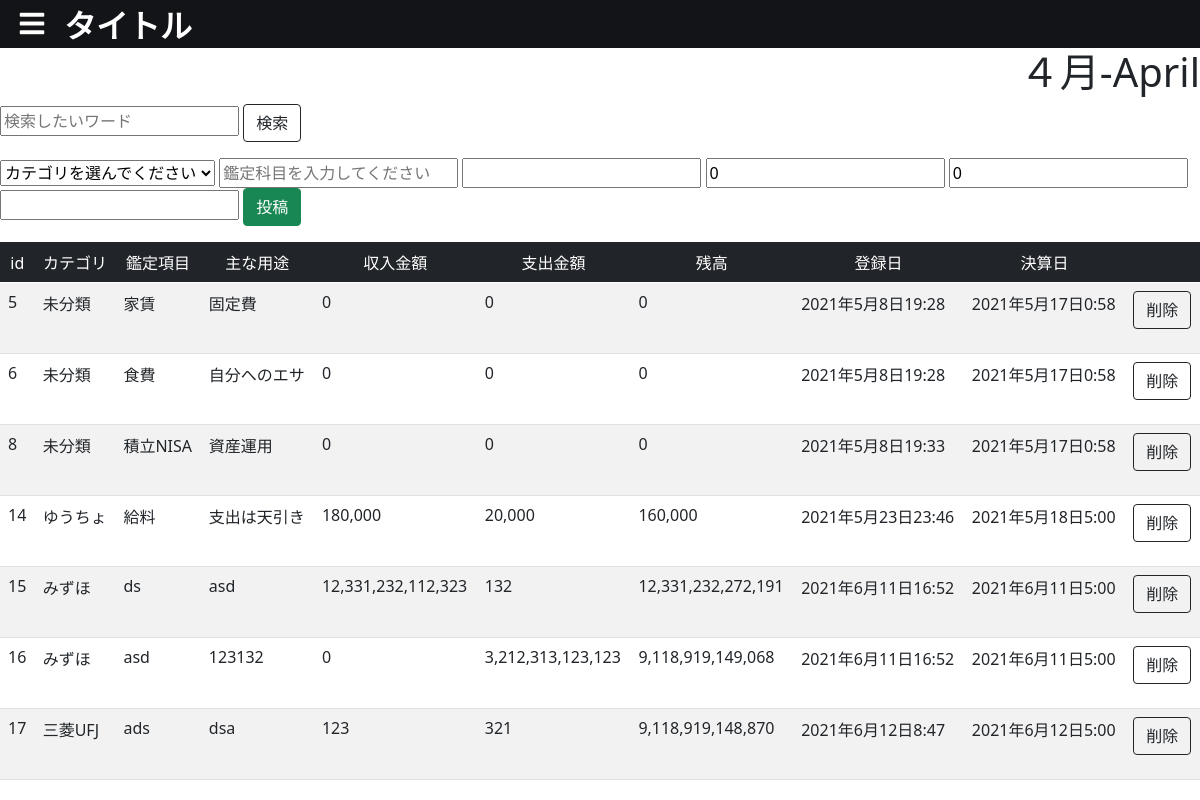
The app's page / (signed in) with its own data.
### bbs/models.py (models this page shows, shortened)
class Topic(models.Model):
    class Meta:
        db_table = "topic"
    category = models.ForeignKey(Category,verbose_name="カテゴリ",on_delete=models.CASCADE,blank=True, null=True)
    title = models.CharField(verbose_name="タイトル", max_length=100, default="")
    comment = models.CharField(verbose_name="コメント", blank=True, max_length=2000)
    income = models.IntegerField(verbose_name="収入",default=0)
    spending = models.IntegerField(verbose_name="支出",default=0)
    dt = models.DateTimeField(verbose_name="投稿日", default=timezone.now)
    pay_dt  =  models.DateTimeField(verbose_name="決済日")

class Category(models.Model):
    class Meta:
        db_table = "category"
    name = models.CharField(verbose_name="カテゴリ名",max_length=100)
    dt =models.DateTimeField(verbose_name="追加日", default=timezone.now)

### bbs/views.py (the view, shortened to what this page needs)
class BbsView(LoginRequiredMixin,View):
    def get(self, request, *args, **kwargs):
        categories  = Category.objects.all()
        if "search" in request.GET:
            if request.GET["search"] == "" or request.GET["search"].isspace():
                return redirect("bbs:index")
            search      = request.GET["search"].replace(" ","　")
            search_list =search.split(" ")
            query       = Q()
            for word in search_list:
                query &= Q(title__contains=word)
            topics  = Topic.objects.filter(query)
        else:
            topics  = Topic.objects.all()
        topics      = list(topics.values())
        total           = 0
        for topic in topics:
            total           = total + int(topic["income"]) - int(topic["spending"])
            topic["total"]  = total
            if topic["category_id"]:
                category            = Category.objects.filter(id=topic["category_id"]).first()
                topic["category"]   = category.name
        chobos = []
        context = {"chobos":chobos,
                   "balances":topics,
                   "categories":categories,
                   }
        return render(request,"bbs/index.html",context)

### templates/bbs/index.html (shortened to what this page needs)
{% load static %}
{% load table %}
<html xmlns="http://www.w3.org/1999/html">
<head>
    <link href="https://cdn.jsdelivr.net/npm/bootstrap@5.0.0-beta1/dist/css/bootstrap.min.css" rel="stylesheet">
    <link rel="stylesheet" href="https://cdn.jsdelivr.net/npm/flatpickr/dist/flatpickr.min.css">
    <link rel="stylesheet" href="{% static 'bbs/css/style.css' %}">
    <link rel="stylesheet" href="{% static 'common/css/fontawesome/all.css' %}">
</head>
<body>
    <header>
        <div class="left_header">
        <label class="l_sidebar_label" for="l_sidebar">
                <i class="fas fa-bars"></i>
            </label>
            <a class="header_link" href="{% url 'bbs:index' %}"><h1>タイトル</h1></a>
        </div>
    </header>
    <main>
        <h1 style="text-align: right">４月-April</h1>
        <form action="" method="get">
            <input type="text" name="search" placeholder="検索したいワード" value="{{ request.GET.search }}">
            <input type="submit" class="btn btn-outline-dark" value="検索">
        </form>
        <form action="" method="post">
            <select name="category">
                <option value="">カテゴリを選んでください</option>
            </select>
            <input type="text" name="title" placeholder="鑑定科目を入力してください" required>
            <input type="text" name="comment" placeholder="主な用途を入力してください" value=" ">
            <input type="number" name="income" placeholder="収入金額を入力してください"value="0">
            <input type="number" name="spending" placeholder="支出金額を入力してください"value="0">
            <input id="pay_dt" type="text" name="pay_dt" readonly>
            <input class="btn btn-success" type="submit" value="投稿">
        </form>
        {% include "bbs/table.html" %}
    </main>
</body>
</html>

### templates/bbs/table.html (shortened to what this page needs)
{% load humanize %}
<table class="table table-striped">
    <thead class="table-dark">
        <tr>
            <td class="text-center">id</td>
            <td class="text-center">カテゴリ</td>
            <td class="text-center">鑑定項目</td>
            <td class="text-center">主な用途</td>
            <td class="text-center">収入金額</td>
            <td class="text-center">支出金額</td>
            <td class="text-center">残高</td>
            <td class="text-center">登録日</td>
            <td class="text-center">決算日</td>
            <td></td>
        </tr>
    </thead>
    <tbody>
    {% for balance in balances %}
    <tr>
        <td>{{ balance.id }}</td>
        <td>{{ balance.category|default:"未分類" }}</td>
        <td>{{ balance.title }}</td>
        <td>{{ balance.comment }}</td>
        <td>{{ balance.income|default:"0"|intcomma }}</td>
        <td>{{ balance.spending|default:"0"|intcomma }}</td>
        <td>{{ balance.total|default:"0"|intcomma }}</td>
        <td>{{ balance.dt }}</td>
        <td>{{ balance.pay_dt }}</td>
        <td>
           <form action="{% url 'bbs:delete' balance.id %}" method="POST">
               <input class="btn btn-outline-dark" type="submit" value="削除">
           </form>
        </td>
    </tr>
    {% endfor %}
    </tbody>
</table>

### static/bbs/css/style.css (style rules this page uses)
body { background-image: url('ookamikun1.png'); }
html,body { overflow-x: hidden; margin:0; }
a { color:inherit; text-decoration:none; }
.left_header { width:100%; height:3rem; position:fixed; z-index:99; background:#131417; color:white; display:flex; align-items:center; overflow:hidden; }
.header_link { color:white; margin-left:0.5rem; }
.left_header h1 { font-size:2rem; font-weight:bold; line-height:normal; margin:0; }
.l_sidebar_label { position:relative; margin-left:0.5rem; margin-bottom:0; width:3rem; height:2rem; z-index:100; cursor:pointer; transition:0.2s; }
.l_sidebar_label i { position:absolute; top:50%; left:50%; transform:translate(-50%,-50%); font-size:1.75rem; color:white; }
.l_sidebar_label i.fa-bars { display:block; }
main { margin-top:3rem; }

### records on screen
Topic: id "5", category "未分類", title "家賃", comment "固定費", income "0", spending "0", total "0", dt "2021年5月8日19:28", pay_dt "2021年5月17日0:58"
Topic: id "6", category "未分類", title "食費", comment "自分へのエサ", income "0", spending "0", total "0", dt "2021年5月8日19:28", pay_dt "2021年5月17日0:58"
Topic: id "8", category "未分類", title "積立NISA", comment "資産運用", income "0", spending "0", total "0", dt "2021年5月8日19:33", pay_dt "2021年5月17日0:58"
Topic: id "14", category "ゆうちょ", title "給料", comment "支出は天引き", income "180,000", spending "20,000", total "160,000", dt "2021年5月23日23:46", pay_dt "2021年5月18日5:00"
Topic: id "15", category "みずほ", title "ds", comment "asd", income "12,331,232,112,323", spending "132", total "12,331,232,272,191", dt "2021年6月11日16:52", pay_dt "2021年6月11日5:00"
Topic: id "16", category "みずほ", title "asd", comment "123132", income "0", spending "3,212,313,123,123", total "9,118,919,149,068", dt "2021年6月11日16:52", pay_dt "2021年6月11日5:00"
Topic: id "17", category "三菱UFJ", title "ads", comment "dsa", income "123", spending "321", total "9,118,919,148,870", dt "2021年6月12日8:47", pay_dt "2021年6月12日5:00"
